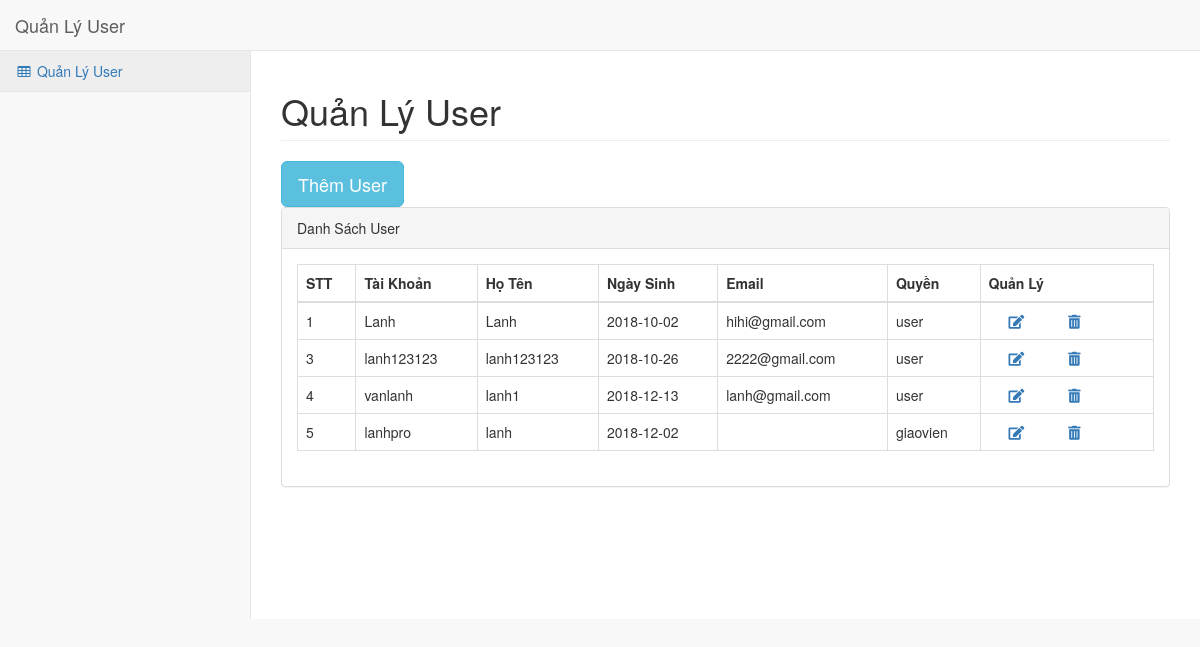
Page /admin/index.php on the earlier database version.
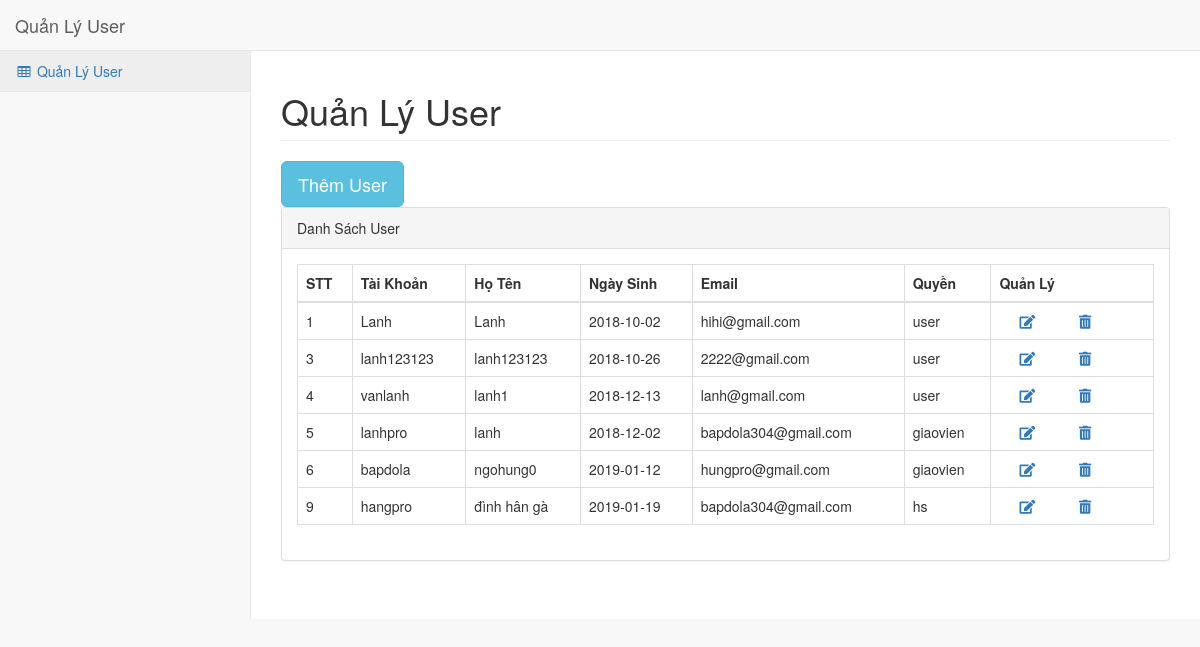
Same page on the later database version.
### tables this page shows
CREATE TABLE `username` (
  `id_username` int(11) NOT NULL,
  `username` varchar(50) NOT NULL,
  `password` varchar(50) NOT NULL,
  `hoten` varchar(50) NOT NULL,
  `ngaysinh` date NOT NULL,
  `email` varchar(50) NOT NULL,
  `quyen` text NOT NULL
);

### admin/themuser.php (the view, shortened to what this page needs)
<?php
$sqlthem = "SELECT * FROM username";
$querythem = mysqli_query($connect, $sqlthem);
?>
<div id="page-wrapper">
    <div class="row">
        <div class="col-lg-12">
            <h1 class="page-header">Quản Lý User</h1>
            <button type="button" class="btn btn-info btn-lg" data-toggle="modal" data-target="#myModal">Thêm User</button>
        </div>
    </div>
    <div class="row">
        <div class="col-lg-12">
            <div class="panel panel-default">
                <div class="panel-heading">
                    Danh Sách User
                </div>
                <div class="panel-body">
                    <table class="table table-bordered">
                        <thead>
                            <tr>
                                <th>STT</th>
                                <th>Tài Khoản</th>
                                <th>Họ Tên</th>
                                <th>Ngày Sinh</th>
                                <th>Email</th>
                                <th>Quyền</th>
                                 <th>Quản Lý</th>
                            </tr>
                        </thead>
                        <tbody>
                            <?php  while($rowsv = mysqli_fetch_array($querythem)){
                            ?>
                            <tr>
                                <td><?= $rowsv['id_username'] ?></td>
                                <td> <?= $rowsv['username'] ?></td>
                                <td><?= $rowsv['hoten'] ?></td>
                                <td><?= $rowsv['ngaysinh'] ?></td>
                                <td><?= $rowsv['email'] ?></td>
                                <td><?= $rowsv['quyen'] ?></td>
                                <td>
                                    <a href="#"> <i class="fas fa-edit" style="margin:0px 20px" data-toggle="modal" data-target="#myModal<?= $rowsv['id_username'] ?>" ></i> </a>
                                    <a href="xoahs.php?id=<?= $rowsv['id_username'] ?>" onclick="return confirm('Bạn có chắc muốn xóa không?');" >
                                        <i class="fas fa-trash-alt" style="margin:0px 20px" ></i>
                                </td>
                            </tr>
                            <?php } ?>
                        </tbody>
                    </table>
                </div>
            </div>
        </div>
    </div>
</div>

### admin/index.php (shortened to what this page needs)
<?php include('../connect/connect.php') ?>
<!DOCTYPE html>
<html lang="en">
<head>
  <link rel='stylesheet' href='https://cdn.rawgit.com/t4t5/sweetalert/v0.2.0/lib/sweet-alert.css'>
    <link href="./vendor/bootstrap/css/bootstrap.min.css" rel="stylesheet">
    <link href="./vendor/metisMenu/metisMenu.min.css" rel="stylesheet">
    <link href="./dist/css/sb-admin-2.css" rel="stylesheet">
    <link rel="stylesheet" href="https://use.fontawesome.com/releases/v5.3.1/css/all.css">
    <link href="./vendor/font-awesome/css/font-awesome.min.css" rel="stylesheet" type="text/css">
</head>
<body>
    <div id="wrapper">
            <?php
                    include('themuser.php');
             ?>
    </div>
</body>
</html>

Differences in the rows shown:
changed username "lanhpro": email (not shown) → "bapdola304@gmail.com"
added username: id_username "6", username "bapdola", hoten "ngohung0", ngaysinh "2019-01-12", email "hungpro@gmail.com", quyen "giaovien"
added username: id_username "9", username "hangpro", hoten "đình hân gà", ngaysinh "2019-01-19", email "bapdola304@gmail.com", quyen "hs"
